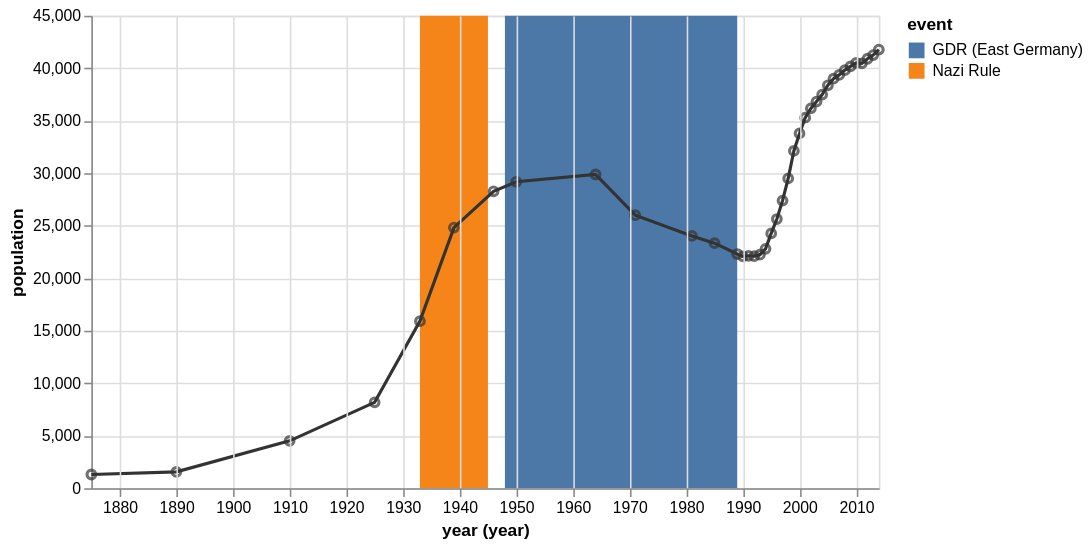

Express this chart as Vega-Lite.
### Vega specification from a JSON file in a GitHub repository (floating-point values rounded to 4 significant figures)
{"$schema": "https://vega.github.io/schema/vega/v6.json", "description": "The population of the German city of Falkensee over time", "background": "white", "padding": 5, "width": 500, "height": 300, "style": "cell", "data": [{"name": "source_0", "values": [{"year": "1875", "population": 1309}, {"year": "1890", "population": 1558}, {"year": "1910", "population": 4512}, {"year": "1925", "population": 8180}, {"year": "1933", "population": 15915}, {"year": "1939", "population": 24824}, {"year": "1946", "population": 28275}, {"year": "1950", "population": 29189}, {"year": "1964", "population": 29881}, {"year": "1971", "population": 26007}, {"year": "1981", "population": 24029}, {"year": "1985", "population": 23340}, {"year": "1989", "population": 22307}, {"year": "1990", "population": 22087}, {"year": "1991", "population": 22139}, {"year": "1992", "population": 22105}, {"year": "1993", "population": 22242}, {"year": "1994", "population": 22801}, {"year": "1995", "population": 24273}, {"year": "1996", "population": 25640}, {"year": "1997", "population": 27393}, {"year": "1998", "population": 29505}, {"year": "1999", "population": 32124}, {"year": "2000", "population": 33791}, {"year": "2001", "population": 35297}, {"year": "2002", "population": 36179}, {"year": "2003", "population": 36829}, {"year": "2004", "population": 37493}, {"year": "2005", "population": 38376}, {"year": "2006", "population": 39008}, {"year": "2007", "population": 39366}, {"year": "2008", "population": 39821}, {"year": "2009", "population": 40179}, {"year": "2010", "population": 40511}, {"year": "2011", "population": 40465}, {"year": "2012", "population": 40905}, {"year": "2013", "population": 41258}, {"year": "2014", "population": 41777}]}, {"name": "source_1", "values": [{"start": "1933", "end": "1945", "event": "Nazi Rule"}, {"start": "1948", "end": "1989", "event": "GDR (East Germany)"}]}, {"name": "data_0", "source": "source_0", "transform": [{"type": "formula", "expr": "timeParse(datum[\"year\"],'%Y')", "as": "year"}, {"field": "year", "type": "timeunit", "units": ["year"], "as": ["year_year", "year_year_end"]}]}, {"name": "data_1", "source": "data_0", "transform": [{"type": "filter", "expr": "(isDate(datum[\"year_year\"]) || (isValid(datum[\"year_year\"]) && isFinite(+datum[\"year_year\"]))) && isValid(datum[\"population\"]) && isFinite(+datum[\"population\"])"}]}, {"name": "data_2", "source": "source_1", "transform": [{"type": "formula", "expr": "timeParse(datum[\"start\"],'%Y')", "as": "start"}, {"type": "formula", "expr": "timeParse(datum[\"end\"],'%Y')", "as": "end"}, {"field": "start", "type": "timeunit", "units": ["year"], "as": ["year_start", "year_start_end"]}, {"field": "end", "type": "timeunit", "units": ["year"], "as": ["year_end", "year_end_end"]}, {"type": "filter", "expr": "(isDate(datum[\"year_start\"]) || (isValid(datum[\"year_start\"]) && isFinite(+datum[\"year_start\"])))"}]}], "marks": [{"name": "layer_0_marks", "type": "rect", "style": ["rect"], "from": {"data": "data_2"}, "encode": {"update": {"fill": {"scale": "color", "field": "event"}, "description": {"signal": "\"start (year): \" + (timeFormat(datum[\"year_start\"], timeUnitSpecifier([\"year\"], {\"year-month\":\"%b %Y \",\"year-month-date\":\"%b %d, %Y \"}))) + \"; end (year): \" + (timeFormat(datum[\"year_end\"], timeUnitSpecifier([\"year\"], {\"year-month\":\"%b %Y \",\"year-month-date\":\"%b %d, %Y \"}))) + \"; event: \" + (isValid(datum[\"event\"]) ? isArray(datum[\"event\"]) ? join(datum[\"event\"], ' ') : datum[\"event\"] : \"\"+datum[\"event\"])"}, "x": {"scale": "x", "field": "year_start"}, "x2": {"scale": "x", "field": "year_end"}, "y": {"value": 0}, "y2": {"field": {"group": "height"}}}}}, {"name": "layer_1_marks", "type": "line", "style": ["line"], "sort": {"field": "x"}, "from": {"data": "data_0"}, "encode": {"update": {"stroke": {"value": "#333"}, "description": {"signal": "\"year (year): \" + (timeFormat(datum[\"year_year\"], timeUnitSpecifier([\"year\"], {\"year-month\":\"%b %Y \",\"year-month-date\":\"%b %d, %Y \"}))) + \"; population: \" + (format(datum[\"population\"], \"\"))"}, "x": {"scale": "x", "field": "year_year"}, "y": {"scale": "y", "field": "population"}, "defined": {"signal": "isValid(datum[\"year_year\"]) && isFinite(+datum[\"year_year\"]) && isValid(datum[\"population\"]) && isFinite(+datum[\"population\"])"}}}}, {"name": "layer_2_marks", "type": "symbol", "style": ["point"], "from": {"data": "data_1"}, "encode": {"update": {"opacity": {"value": 0.7}, "fill": {"value": "transparent"}, "stroke": {"value": "#333"}, "ariaRoleDescription": {"value": "point"}, "description": {"signal": "\"year (year): \" + (timeFormat(datum[\"year_year\"], timeUnitSpecifier([\"year\"], {\"year-month\":\"%b %Y \",\"year-month-date\":\"%b %d, %Y \"}))) + \"; population: \" + (format(datum[\"population\"], \"\"))"}, "x": {"scale": "x", "field": "year_year"}, "y": {"scale": "y", "field": "population"}}}}], "scales": [{"name": "x", "type": "time", "domain": {"fields": [{"data": "data_2", "field": "year_start"}, {"data": "data_2", "field": "year_end"}, {"data": "data_0", "field": "year_year"}, {"data": "data_1", "field": "year_year"}]}, "range": [0, {"signal": "width"}]}, {"name": "color", "type": "ordinal", "domain": {"data": "data_2", "field": "event", "sort": true}, "range": "category"}, {"name": "y", "type": "linear", "domain": {"fields": [{"data": "data_0", "field": "population"}, {"data": "data_1", "field": "population"}]}, "range": [{"signal": "height"}, 0], "nice": true, "zero": true}], "axes": [{"scale": "x", "orient": "bottom", "gridScale": "y", "grid": true, "tickCount": {"signal": "ceil(width/40)"}, "tickMinStep": {"signal": "datetime(2002, 0, 1, 0, 0, 0, 0) - datetime(2001, 0, 1, 0, 0, 0, 0)"}, "domain": false, "labels": false, "aria": false, "maxExtent": 0, "minExtent": 0, "ticks": false, "zindex": 1}, {"scale": "y", "orient": "left", "gridScale": "x", "grid": true, "tickCount": {"signal": "ceil(height/40)"}, "domain": false, "labels": false, "aria": false, "maxExtent": 0, "minExtent": 0, "ticks": false, "zindex": 0}, {"scale": "x", "orient": "bottom", "grid": false, "title": "year (year)", "format": {"signal": "timeUnitSpecifier([\"year\"], {\"year-month\":\"%b %Y \",\"year-month-date\":\"%b %d, %Y \"})"}, "labelFlush": true, "labelOverlap": true, "tickCount": {"signal": "ceil(width/40)"}, "tickMinStep": {"signal": "datetime(2002, 0, 1, 0, 0, 0, 0) - datetime(2001, 0, 1, 0, 0, 0, 0)"}, "zindex": 1}, {"scale": "y", "orient": "left", "grid": false, "title": "population", "labelOverlap": true, "tickCount": {"signal": "ceil(height/40)"}, "zindex": 0}], "legends": [{"fill": "color", "symbolType": "square", "title": "event"}]}
